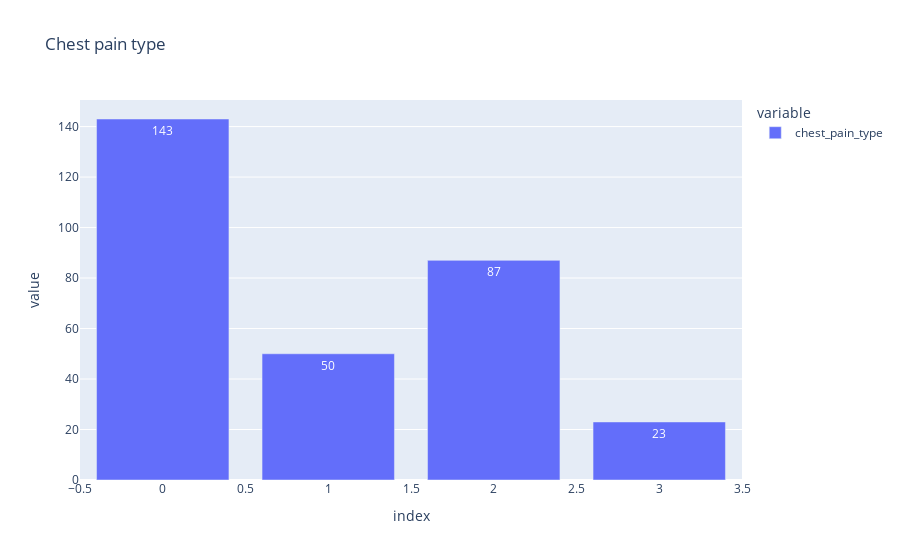

Notebook code cell kept with this figure:
### Code cell
c = df["chest_pain_type"].value_counts()
labels = c.index
fig = px.bar(c, title = "Chest pain type", text = c)
fig.show()

### Figure 1 — Plotly figure (JSON) as saved in the notebook; plotly's stock layout.template omitted (floating-point values rounded to 4 significant figures)
{"data": [{"alignmentgroup": "True", "hovertemplate": "variable=chest_pain_type<br>index=%{x}<br>value=%{y}<br>text=%{text}<extra></extra>", "legendgroup": "chest_pain_type", "marker": {"color": "#636efa"}, "name": "chest_pain_type", "offsetgroup": "chest_pain_type", "orientation": "v", "showlegend": true, "text": [143, 87, 50, 23], "textposition": "auto", "type": "bar", "x": [0, 2, 1, 3], "xaxis": "x", "y": [143, 87, 50, 23], "yaxis": "y"}], "layout": {"barmode": "relative", "legend": {"title": {"text": "variable"}, "tracegroupgap": 0}, "title": {"text": "Chest pain type"}, "xaxis": {"anchor": "y", "domain": [0, 1], "title": {"text": "index"}}, "yaxis": {"anchor": "x", "domain": [0, 1], "title": {"text": "value"}}}}
